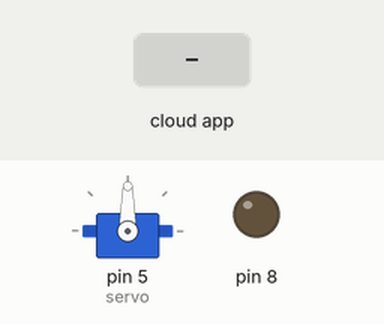
Recording of a sketch running on a simulated Arduino Uno, built with avr-gcc and run on an emulated ATmega328P. Parts: servo, output pins drawn as LEDs (lit = HIGH). The inputs (shaded band) are chosen by the test bench. The ROS host is connected and sends only what is stated.

Above: at 1.2 s.
1.3 s: the phone or cloud app sets chatter to 45
At 2.0 s:
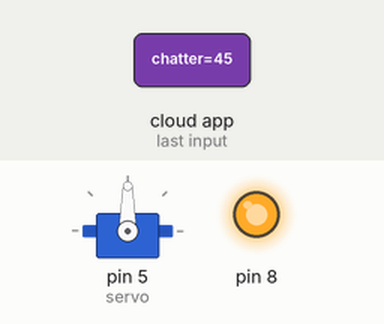
2.8 s: the phone or cloud app sets chatter to 0
At 3.1 s:
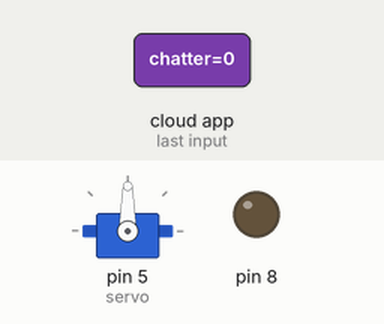
4.3 s: the phone or cloud app sets chatter to 90
At 5.5 s:
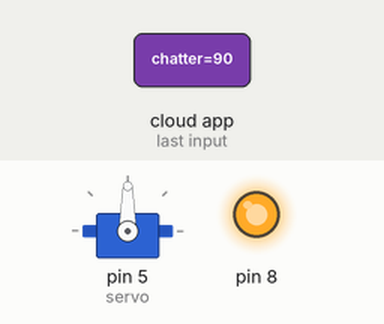
Timing chart, 0 to 7.3 s (numbered marks = the images above; inputs shaded):
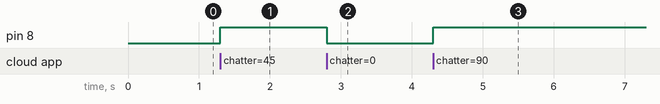

Measured:
- after the input at 1.3 s, pin 8: LOW → HIGH at once
- after the input at 2.8 s, pin 8: HIGH → LOW at once
- after the input at 4.3 s, pin 8: LOW → HIGH at once

The sketch:

ledf.ino
```cpp
#include <ros.h>
#include <std_msgs/Int32.h>
#include <Servo.h>
#include <std_msgs/String.h>

ros::NodeHandle  n;
Servo servo;

std_msgs::String chat;
ros::Publisher pub("arduino",&chat);

int data;
char msg;
void callback( const std_msgs::Int32& msg){
  data = msg.data;
  //  chat.data = "called";
  //  pub.publish(&chat);
  if (data >= 1){
    digitalWrite(8,HIGH);


  }
  if (data <= 0){
     digitalWrite(8,LOW);


  }
}

ros::Subscriber<std_msgs::Int32> sub("chatter", &callback);

void setup()
{
  pinMode(8,OUTPUT);

  //pinMode(9,OUTPUT);
  n.initNode();
  n.subscribe(sub);
  servo.attach(5);
  n.advertise(pub);
}

void loop()
{
  n.spinOnce();
}
```
